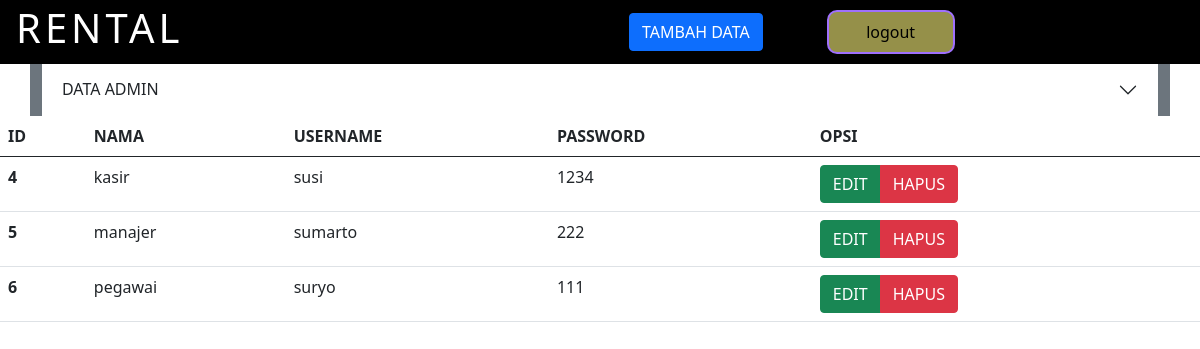
/admin.php?table=admin, run on the app's committed database.
### tables this page shows
CREATE TABLE `rental_mobil_admin` (
  `admin_id` int(2) NOT NULL,
  `admin_nama` varchar(30) NOT NULL,
  `admin_username` varchar(10) NOT NULL,
  `admin_password` varchar(32) NOT NULL
);

### admin.php (the view, shortened to what this page needs)
<?php
include "conn.php";
function cek($type){
  $text = 'active';
  if (!isset($_GET['table']) || $_GET['table'] == $type && $type == 'mobil') {
    return $text;
  } else if($_GET['table'] == $type){
    return $text;
  }
}
?>
<!doctype html>
<html lang="en">
  <head>
    <link href="https://cdn.jsdelivr.net/npm/bootstrap@5.0.2/dist/css/bootstrap.min.css" rel="stylesheet">
  </head>
  <body>
    <nav>
      <div>
        <h1>RENTAL</h1>
      </div>
      <div>
        <div>
          <a href="add.php?table=<?= $_GET['table'] ?>" class="btn btn-primary">TAMBAH DATA</a>
        </div>
        </div>
        <div>
          <button onclick="location.href = 'logout.php'">logout</button>
        </div>
    </nav>
    <div class="container bg-secondary text-white" style="margin-top: 4em">
      <div class="accordion accordion-flush" id="accordionFlushExample">
        <div class="accordion-item">
          <h2 class="accordion-header" id="flush-headingOne">
            <button class="accordion-button collapsed" type="button" data-bs-toggle="collapse" data-bs-target="#flush-collapseOne" aria-expanded="false" aria-controls="flush-collapseOne">
              DATA <?= isset($_GET['table']) ? strtoupper($_GET['table']) : strtoupper('MOBIL')?>
            </button>
          </h2>
        </div>
      </div>
    </div>
    <?php
      if(cek('mobil') == 'active'){
      $sql = "select * from ";
    ?>
      <table class="table">
        <thead>
          <tr>
            <th scope="col">ID</th>
            <th scope="col">MERK</th>
            <th scope="col">PLAT</th>
            <th scope="col">WARNA</th>
            <th scope="col">TAHUN</th>
            <th scope="col">STATUS</th>
            <th scope="col">OPSI</th>
          </tr>
        </thead>
        <tbody>
          <?php
            $sql = "select * from rental_mobil_mobil";
            $query = mysqli_query($db_link, $sql);
            $no = 0;
            while ($data = mysqli_fetch_array($query)) {
          ?>
            <tr>
              <th scope="row"><?= $data[0]?></th>
              <td><?= $data[1]; ; ?></td>
              <td><?= $data[2]; ?></td>
              <td><?= $data[3]; ?></td>
              <td><?= $data[4]; ?></td>
              <td><?= $data[5]; ?></td>
              <td>
                <div class="btn-group" role="group" aria-label="Basic mixed styles example">
                  <a href="edit.php?table=mobil&id=<?= $data[0]?>" class="btn btn-success">EDIT</a>
                  <a href="del.php?table=mobil&id=<?= $data[0]?>" class="btn btn-danger">HAPUS</a>
                </div>
              </td>
            </tr>
          <?php $no++; } ?>
        </tbody>
      </table>
    <?php } else if(cek('admin') == 'active') { ?>
      <table class="table">
        <thead>
          <tr>
            <th scope="col">ID</th>
            <th scope="col">NAMA</th>
            <th scope="col">USERNAME</th>
            <th scope="col">PASSWORD</th>
            <th scope="col">OPSI</th>
          </tr>
        </thead>
        <tbody>
          <?php
            $sql = "select * from rental_mobil_admin";
            $query = mysqli_query($db_link, $sql);
            $no = 0;
            while ($data = mysqli_fetch_array($query)) {
          ?>
            <tr>
              <th scope="row"><?= $data[0]?></th>
              <td><?= $data[1]; ; ?></td>
              <td><?= $data[2]; ?></td>
              <td><?= $data[3]; ?></td>
              <td>
                <div class="btn-group" role="group" aria-label="Basic mixed styles example">
                  <a href="edit.php?table=admin&id=<?= $data[0]?>" class="btn btn-success">EDIT</a>
                  <a href="del.php?table=admin&id=<?= $data[0]?>" class="btn btn-danger">HAPUS</a>
                </div>
              </td>
            </tr>
          <?php $no++; } ?>
        </tbody>
      </table>
    <?php } else {  ?>
      <div class="alert alert-danger" role="alert">
        SYSTEM ERORR!!!!
      </div>
    <?php } ?>
  </body>
</html>

### admin.php (style rules this page uses)
nav { width: 100vw; height: 4em; display: flex; justify-content: space-between; background-color: black; position: fixed; top: 0; left: 0; color: white; z-index: 1; }
nav > div { height: 100%; display: flex; align-items: center; flex: 2; }
nav > div:nth-child(1) { margin-left: 1em; letter-spacing: 4px; }
nav > div:nth-child(2) { justify-content: flex-end; margin-right: 4em; }
nav button { height: 70%; width: 8em; background-color: rgba(249, 240, 122, .6); padding: 0.2em; border-radius: 10px; border: 2px solid #9F70FD; transition: all .4s; }

### data on the page
rental_mobil_admin: admin_id "4", admin_nama "kasir", admin_username "susi", admin_password "1234"
rental_mobil_admin: admin_id "5", admin_nama "manajer", admin_username "sumarto", admin_password "222"
rental_mobil_admin: admin_id "6", admin_nama "pegawai", admin_username "suryo", admin_password "111"

### other printed values
$_GET['table'] "ADMIN"
